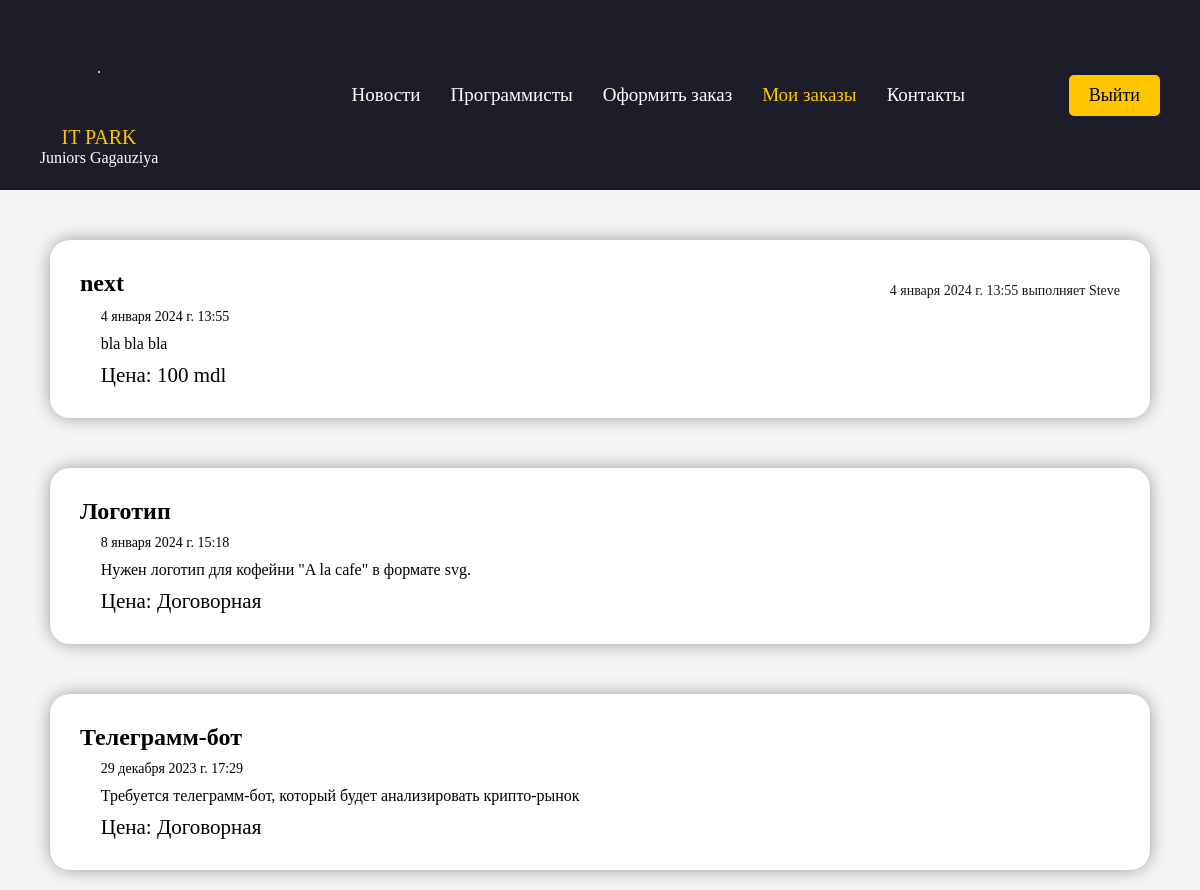
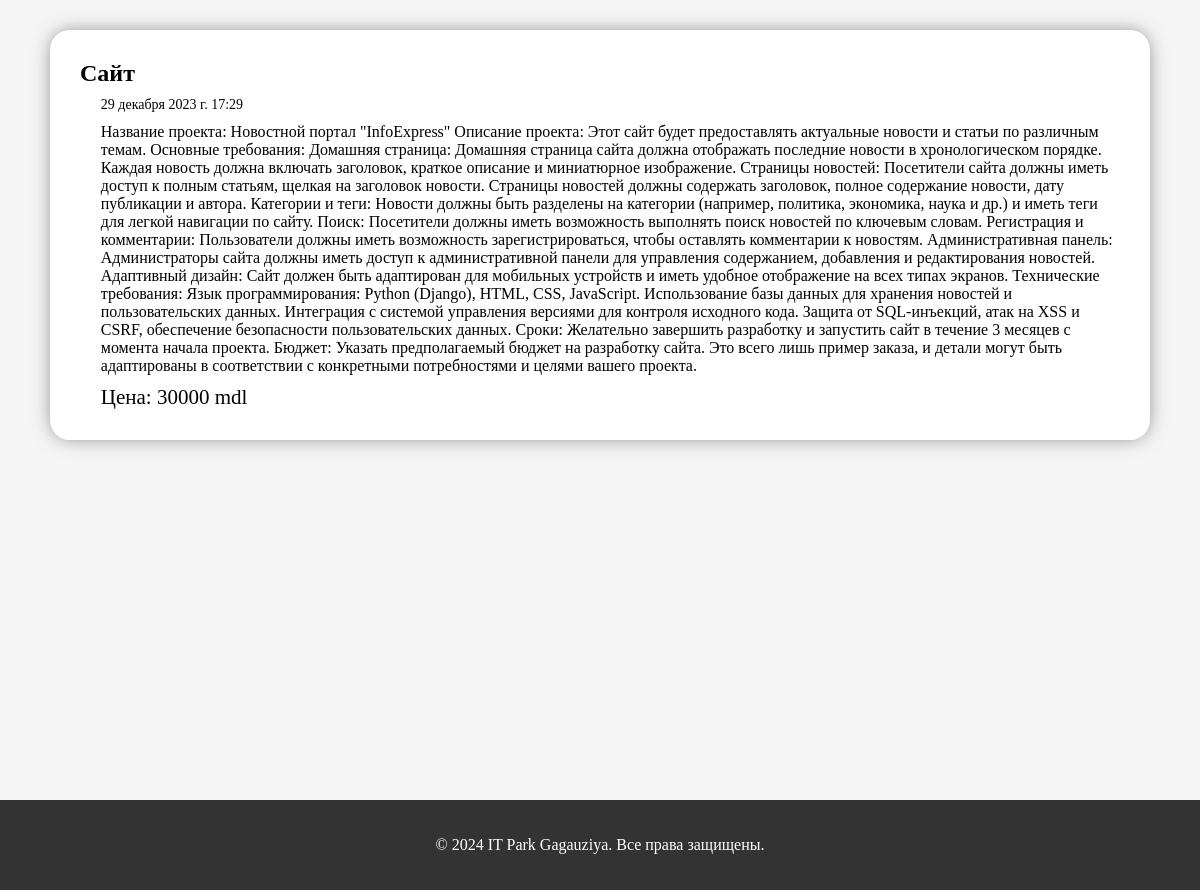
/customer/view_orders/ (signed in), run on the app's committed database (2 pictures, top to bottom).
### customer/models.py (models this page shows, shortened)
class Order(models.Model):
    order_id = models.IntegerField(default=1)
    title = models.CharField(max_length=250)
    full_subscription = models.TextField()
    price = models.IntegerField(default=0)
    user = models.ForeignKey(User, on_delete=models.CASCADE, related_name='customer_orders')
    programmer = models.ForeignKey(User,
                                   on_delete=models.SET_NULL, null=True,
                                   blank=True, related_name='programmer_orders')
    created = models.DateTimeField(auto_now_add=True)
    updated = models.DateTimeField(auto_now=True)
    taken = models.DateTimeField(null=True, blank=True)

### customer/views.py (the view)
# urls.py: path('view_orders/', views.view_orders, name='view_orders'),
@user_passes_test(lambda u: u.groups.filter(name='Заказчик').exists())
def view_orders(request):
    orders = Order.objects.filter(user_id=request.user.id).order_by('-created')
    return render(request, 'customer/order_view.html', {'orders': orders})

### customer/templates/customer/order_view.html (shortened to what this page needs)
{% extends "customer/base.html" %}
{% block content %}
{% if orders %}
    {% for order in orders %}
    <div class="order-container">
        <div class="inline-info">
            <div class="order-title"><a href="{% url 'customer:order_detail' order_id=order.id %}">{{ order.title }}</a></div>
            {% if order.programmer %}
                <div class="taken">{{ order.taken }} выполняет {{ order.programmer.first_name }}</div>
            {% endif %}
        </div>
        <div class="order-line">
            <div class="last-update"> {{ order.updated }}</div>
        </div>
        <div class="order-body"> {{ order.full_subscription }} </div>
        {% if order.price %}
            <div class="order-price">Цена: {{ order.price }} mdl</div>
        {% else %}
            <div class="order-price">Цена: Договорная</div>
        {% endif %}
    </div>
    {% endfor %}
    {% else %}
        <h1>Вы не оформили ни одного Заказа!</h1>
    {% endif %}
{% endblock %}

### customer/static/customer/css/styles.css (style rules this page uses)
body { margin: 0; padding: 0; background-color: #f5f5f5; font-family: Comic Sans MS, Comic Sans, cursive; }
:root { --animation-duration: 1600; }
.order-container { margin: 50px; background-color: white; padding: 30px; border-radius: 20px; box-shadow: 0px 0px 19px -3px rgba(0,0,0,0.5); }
.order-container a { text-decoration: none; color: black; }
.order-price, .order-author, .last-update, .order-body { margin-left: 2%; margin-top: 10px; }
.order-title { font-weight: bold; font-size: 24px; }
.order-price { font-size: 21px; }
.last-update { font-size: 14px; color: black; }
.inline-info { display: flex; }
.taken { font-size: 14px; color: black; opacity: 90%; margin-top: 12.5px; margin-left: auto; }

### data on the page
Order: title "next", taken "4 января 2024 г. 13:55", programmer.first_name "Steve", updated "4 января 2024 г. 13:55", full_subscription "bla bla bla", price "100"
Order: title "Логотип", updated "8 января 2024 г. 15:18", full_subscription "Нужен логотип для кофейни \"A la cafe\" в формате svg.", price "Цена: Договорная"
Order: title "Телеграмм-бот", updated "29 декабря 2023 г. 17:29", full_subscription "Требуется телеграмм-бот, который будет анализировать крипто-рынок", price "Цена: Договорная"
Order: title "Сайт", updated "29 декабря 2023 г. 17:29", full_subscription "Название проекта: Новостной портал \"InfoExpress\" Описание проекта: Этот сайт будет предоставлять актуальные новости и статьи по различным темам. Основные требования: Домашняя страница: Домашняя страница сайта должна отображать последние новости в хронологическом порядке. Каждая новость должна включать заголовок, краткое описание и миниатюрное изображение. Страницы новостей: Посетители сайта должны иметь доступ к полным статьям, щелкая на заголовок новости. Страницы новостей должны содержать заголовок, полное содержание новости, дату публикации и автора. Категории и теги: Новости должны быть разделены на категории (например, политика, экономика, наука и др.) и иметь теги для легкой навигации…", price "30000"
